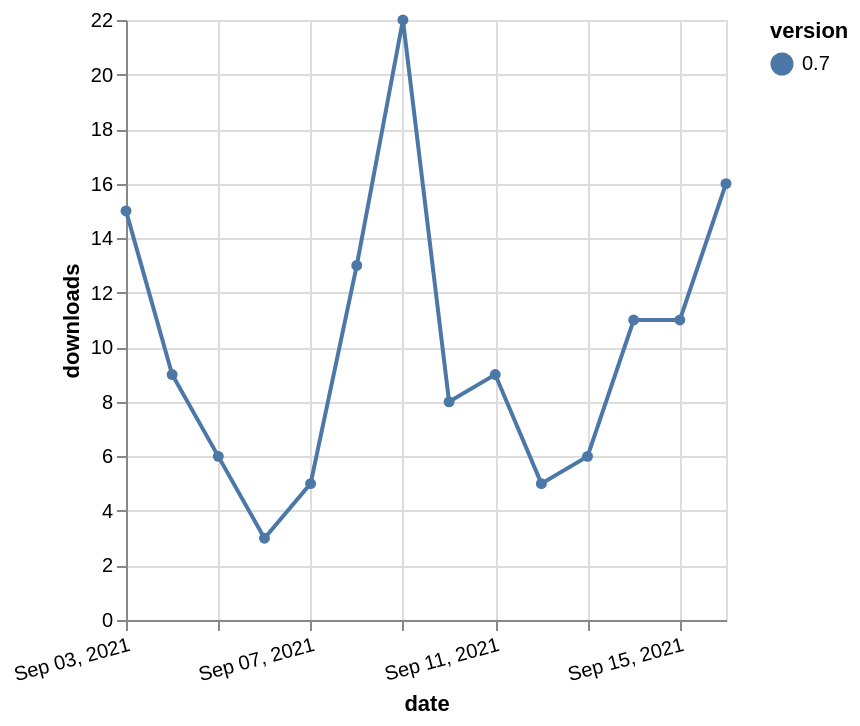

Vega-Lite specification for this chart:
### Vega-Lite specification from a JSON file in a GitHub repository (floating-point values rounded to 4 significant figures)
{"$schema": "https://vega.github.io/schema/vega-lite/v5.json", "description": "A simple bar chart with embedded data.", "data": {"values": [{"date": "2021-09-03", "total": 36211, "delta": 15, "version": "0.7"}, {"date": "2021-09-04", "total": 36220, "delta": 9, "version": "0.7"}, {"date": "2021-09-05", "total": 36226, "delta": 6, "version": "0.7"}, {"date": "2021-09-06", "total": 36229, "delta": 3, "version": "0.7"}, {"date": "2021-09-07", "total": 36234, "delta": 5, "version": "0.7"}, {"date": "2021-09-08", "total": 36247, "delta": 13, "version": "0.7"}, {"date": "2021-09-09", "total": 36269, "delta": 22, "version": "0.7"}, {"date": "2021-09-10", "total": 36277, "delta": 8, "version": "0.7"}, {"date": "2021-09-11", "total": 36286, "delta": 9, "version": "0.7"}, {"date": "2021-09-12", "total": 36291, "delta": 5, "version": "0.7"}, {"date": "2021-09-13", "total": 36297, "delta": 6, "version": "0.7"}, {"date": "2021-09-14", "total": 36308, "delta": 11, "version": "0.7"}, {"date": "2021-09-15", "total": 36319, "delta": 11, "version": "0.7"}, {"date": "2021-09-16", "total": 36335, "delta": 16, "version": "0.7"}]}, "width": "container", "mark": {"type": "line", "point": {"filled": true}}, "encoding": {"x": {"field": "date", "type": "temporal", "timeUnit": "yearmonthdate", "title": "date", "axis": {"labelAngle": -15}}, "y": {"field": "delta", "type": "quantitative", "title": "downloads"}, "color": {"field": "version", "type": "nominal"}, "tooltip": {"field": "delta"}}}
